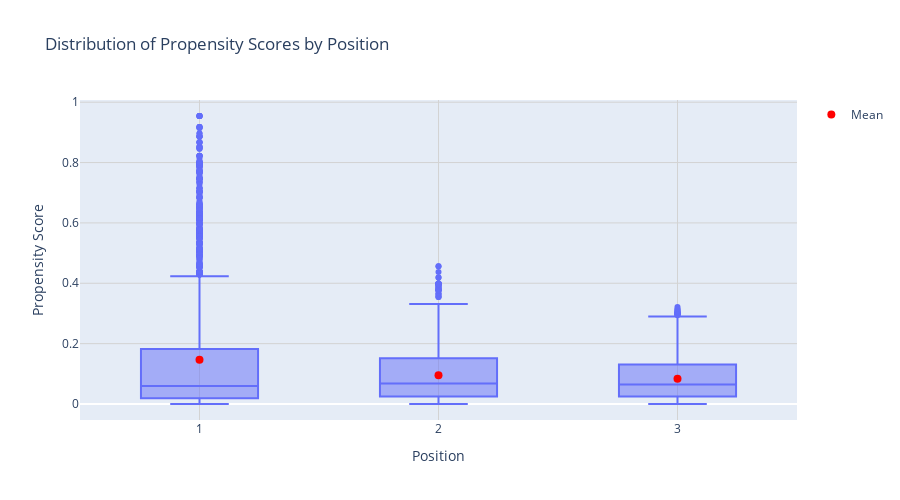

Write notebook code for a chart like this one.
### Markdown cell above
### Propensity Score Distribution by Position

Visualize how propensity scores are distributed across different positions (1, 2, 3) using the same reusable functions.

### Code cell
# Process data and calculate statistics for position
plot_df_pos, stats_by_position, summary_by_position = calculate_distribution_stats(
    df=log_df_readable,
    value_col='propensity_score',
    groupby_col='position',
    groupby_col_as_string=True
)

# Create the boxplot visualization
fig = plot_boxplot_with_stats(
    plot_df=plot_df_pos,
    stats_df=stats_by_position,
    value_col='propensity_score',
    groupby_col_str='position_str',
    title='Distribution of Propensity Scores by Position',
    xlabel='Position',
    ylabel='Propensity Score',
    height=500,
    show_mean_overlay=True
)

fig.show()

# Print summary statistics
print("\nPropensity Score Statistics by Position:")
print("="*60)
display(summary_by_position)

print("\nKey Insights:")
print(f"  • Position with highest mean propensity: {summary_by_position['mean'].idxmax()}")
print(f"    Mean: {summary_by_position['mean'].max():.4f}")
print(f"  • Position with lowest mean propensity: {summary_by_position['mean'].idxmin()}")
print(f"    Mean: {summary_by_position['mean'].min():.4f}")

### Figure 1 — Plotly figure (JSON) as saved in the notebook; plotly's stock layout.template omitted (floating-point values rounded to 4 significant figures; data arrays with more than 128 entries replaced by an {"elided": "..."} marker saying what was removed)
{"data": [{"alignmentgroup": "True", "hovertemplate": "<b>Position: %{x}</b><br>Propensity Score: %{y:.4f}<br><extra></extra>", "legendgroup": "", "marker": {"color": "#636efa"}, "name": "", "notched": false, "offsetgroup": "", "orientation": "v", "showlegend": false, "type": "box", "x": {"elided": "10000 str values"}, "x0": " ", "xaxis": "x", "y": {"elided": "10000 float values"}, "y0": " ", "yaxis": "y"}, {"customdata": [[0.01889, 0.05989, 0.1821, 0.822], [0.02506, 0.06802, 0.1515, 0.3167], [0.02483, 0.06488, 0.1313, 0.2597]], "hovertemplate": "<b>Position: %{x}</b><br>Mean: %{y:.4f}<br>p25: %{customdata[0]:.4f}<br>p50: %{customdata[1]:.4f}<br>p75: %{customdata[2]:.4f}<br>p99: %{customdata[3]:.4f}<br><extra></extra>", "marker": {"color": "red", "size": 8, "symbol": "circle"}, "mode": "markers", "name": "Mean", "type": "scatter", "x": ["1", "2", "3"], "y": [0.1467, 0.09555, 0.08381]}], "layout": {"boxmode": "group", "height": 500, "hovermode": "closest", "legend": {"tracegroupgap": 0}, "showlegend": true, "title": {"text": "Distribution of Propensity Scores by Position"}, "xaxis": {"anchor": "y", "categoryorder": "category ascending", "domain": [0, 1], "gridcolor": "lightgray", "gridwidth": 1, "showgrid": true, "title": {"text": "Position"}, "type": "category"}, "yaxis": {"anchor": "x", "domain": [0, 1], "gridcolor": "lightgray", "gridwidth": 1, "showgrid": true, "title": {"text": "Propensity Score"}}}}
